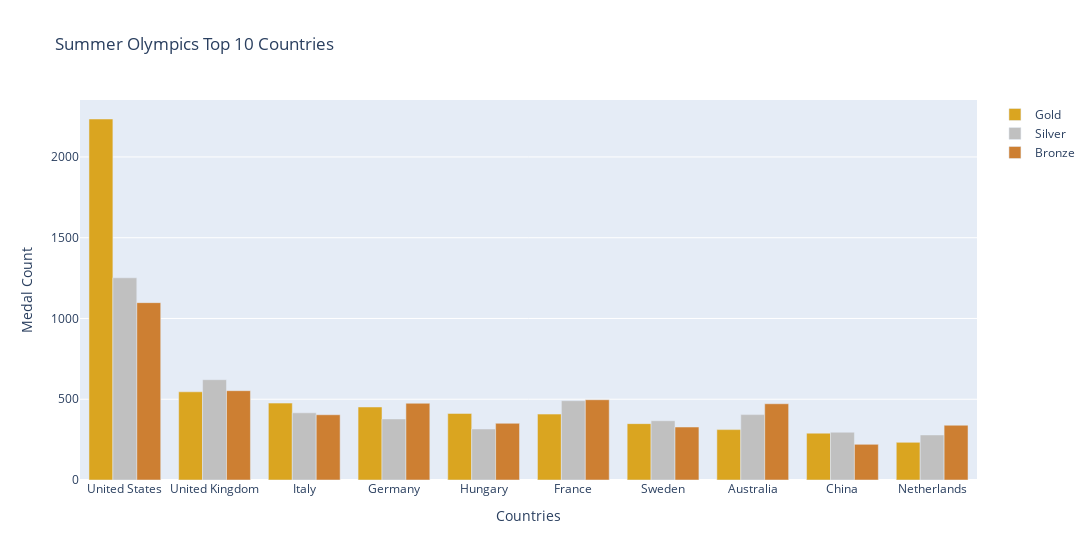

Notebook source saved alongside this figure:
### Code cell
fig2=make_subplots()
# gold
fig2.add_trace(go.Bar(x=pd.merge(datasetSummer[datasetSummer["Medal"]=="Gold"],top10Countries,left_on="Country",right_on="Country",how="inner").groupby(by=["Country"]).count().sort_values(by="Count",ascending=False).index,y=pd.merge(datasetSummer[datasetSummer["Medal"]=="Gold"],top10Countries,left_on="Country",right_on="Country",how="inner").groupby(by=["Country"]).count().sort_values(by="Count",ascending=False)["Count"],name="Gold",marker_color='#daa520'))
# silver
fig2.add_trace(go.Bar(x=pd.merge(datasetSummer[datasetSummer["Medal"]=="Silver"],top10Countries,left_on="Country",right_on="Country",how="inner").groupby(by=["Country"]).count().sort_values(by="Count",ascending=False).index,y=pd.merge(datasetSummer[datasetSummer["Medal"]=="Silver"],top10Countries,left_on="Country",right_on="Country",how="inner").groupby(by=["Country"]).count().sort_values(by="Count",ascending=False)["Count"],name="Silver",marker_color='#c0c0c0'))
# bronze
fig2.add_trace(go.Bar(x=pd.merge(datasetSummer[datasetSummer["Medal"]=="Bronze"],top10Countries,left_on="Country",right_on="Country",how="inner").groupby(by=["Country"]).count().sort_values(by="Count",ascending=False).index,y=pd.merge(datasetSummer[datasetSummer["Medal"]=="Bronze"],top10Countries,left_on="Country",right_on="Country",how="inner").groupby(by=["Country"]).count().sort_values(by="Count",ascending=False)["Count"],name="Bronze",marker_color='#cd7f32'))
fig2.update_layout(
    title="Summer Olympics Top 10 Countries",
    xaxis_title="Countries",
    yaxis_title="Medal Count",
    width=1200)
fig2.show()

### Figure 1 — Plotly figure (JSON) as saved in the notebook; plotly's stock layout.template omitted (floating-point values rounded to 4 significant figures)
{"data": [{"marker": {"color": "#daa520"}, "name": "Gold", "type": "bar", "x": ["United States", "United Kingdom", "Italy", "Germany", "Hungary", "France", "Sweden", "Australia", "China", "Netherlands"], "y": [2235, 546, 476, 452, 412, 408, 349, 312, 290, 233]}, {"marker": {"color": "#c0c0c0"}, "name": "Silver", "type": "bar", "x": ["United States", "United Kingdom", "France", "Italy", "Australia", "Germany", "Sweden", "Hungary", "China", "Netherlands"], "y": [1252, 621, 491, 416, 405, 378, 367, 316, 296, 279]}, {"marker": {"color": "#cd7f32"}, "name": "Bronze", "type": "bar", "x": ["United States", "United Kingdom", "France", "Germany", "Australia", "Italy", "Hungary", "Netherlands", "Sweden", "China"], "y": [1098, 553, 497, 475, 472, 404, 351, 339, 328, 221]}], "layout": {"title": {"text": "Summer Olympics Top 10 Countries"}, "width": 1200, "xaxis": {"anchor": "y", "domain": [0, 1], "title": {"text": "Countries"}}, "yaxis": {"anchor": "x", "domain": [0, 1], "title": {"text": "Medal Count"}}}}
